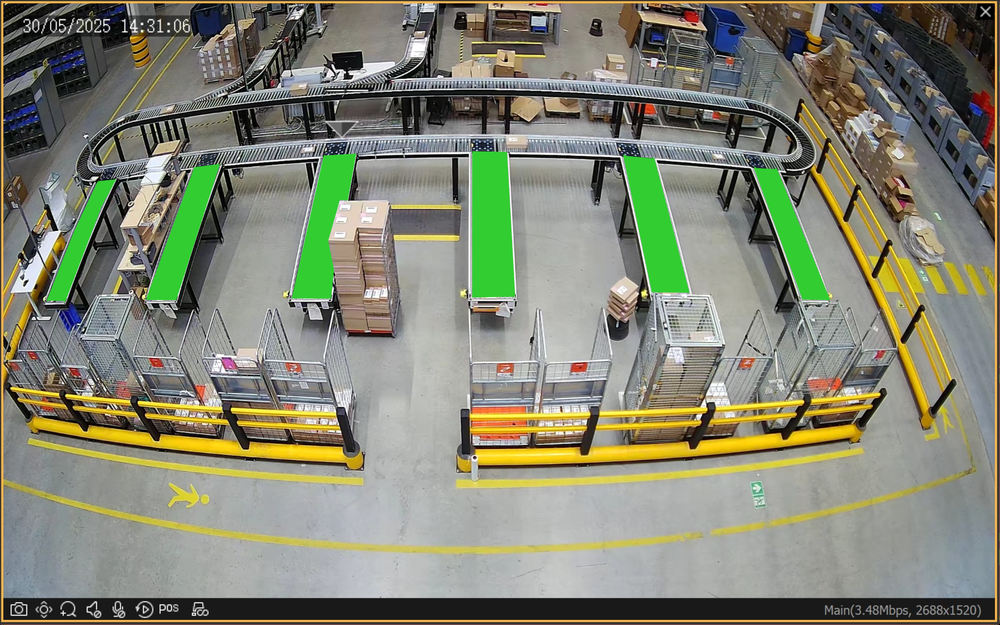
#> input picture python/app/assets/belt_mask.png, 1000 x 625 px, shrunk from 1920 x 1200 before the run
$ python maskLoader.py
#> lines starting #> are read from the running program, lines starting #| are printed output that depends on the picture; after the words box and inside, x2 and y2 are one past the last pixel; in counts of white or black regions, pixels touching at a corner belong together
import cv2
import numpy as np
from pathlib import Path
from skimage.measure import label

APP_DIR = Path(__file__).resolve().parent.parent
MASK_FILE = APP_DIR / "assets" / "belt_mask.png"

EXPECTED_SEGMENTS = 6

def load_region_masks():
    mask_img = cv2.imread(str(MASK_FILE))
#> mask_img is the input picture: shape (625, 1000, 3); mean B, G, R 115, 133.4, 130.8
    if mask_img is None:
        raise FileNotFoundError(
            f"Mask not found or unreadable: {MASK_FILE}. "
            "Check the assets folder is present in the image/container."
        )

    hsv = cv2.cvtColor(mask_img, cv2.COLOR_BGR2HSV)
#> hsv: shape (625, 1000, 3); mean H, S, V 57, 48.9, 140.4
    full_h, full_w = mask_img.shape[:2]
#> full_h = 625; full_w = 1000

    # Initial HSV range parameters for green
    base_lower = np.array([40, 50, 50])
    base_upper = np.array([80, 255, 255])

    # Iteratively adjust saturation/value lower bound
    for threshold in range(50, 200, 10):
        adjusted_lower = np.array([40, threshold, threshold])
        green_mask = cv2.inRange(hsv, adjusted_lower, base_upper)

        labeled_segments, num_segments = label(green_mask, return_num=True, connectivity=2)

        if num_segments == EXPECTED_SEGMENTS:
            region_masks = {
                f"segment_{label_id}": (labeled_segments == label_id)
                for label_id in range(1, num_segments + 1)
            }
            return region_masks, (full_w, full_h)
#> this loop made 11 passes
#> num_segments on passes 1 to 11: 81, 29, 17, 10, 11, 11, 12, 10, 9, 7, 6
#> pass 1, in load_region_masks, `green_mask = cv2.inRange(hsv, adjusted_lower, base_upper)`:
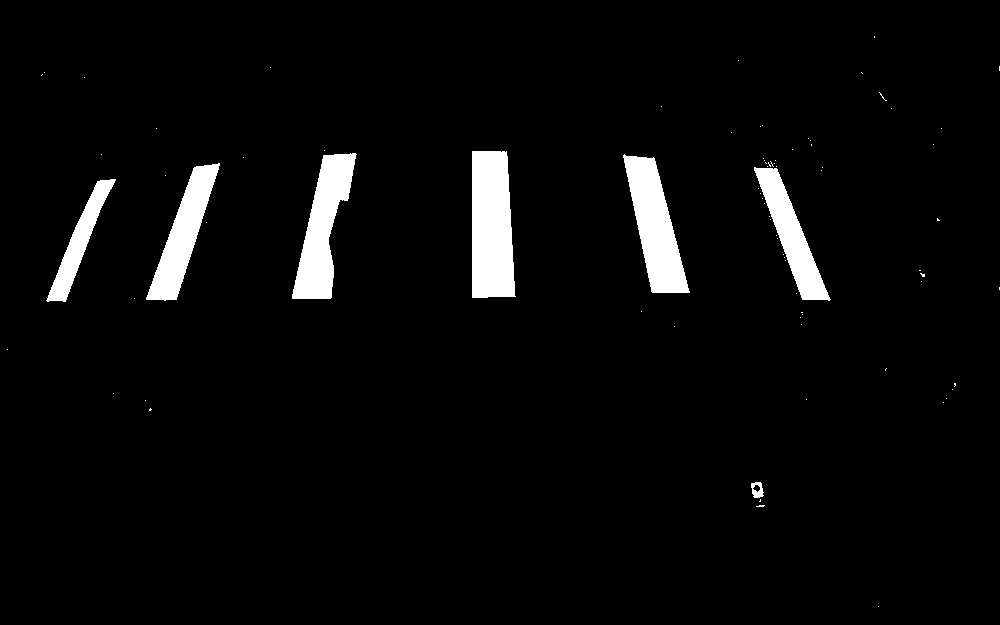
#> green_mask: shape (625, 1000); 4% white; 81 white regions (74 under 20 px), largest, box (x1, y1, x2, y2) and area: (472, 151, 516, 298) 5755, (623, 154, 690, 293) 4730, (292, 153, 357, 299) 4588
#> pass 1, in load_region_masks, `labeled_segments, num_segments = label(green_mask, return_num=True, co..`:
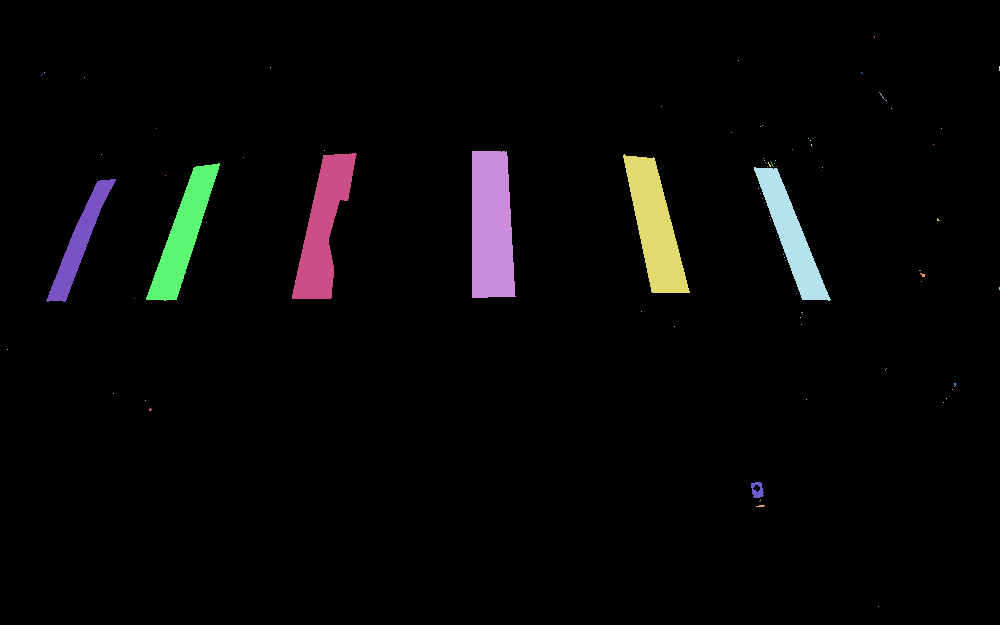
#> labeled_segments: shape (625, 1000) int64; 82 distinct labels, from 0 to 81; one colour per label, 0 black
#> pass 2, in load_region_masks, `labeled_segments, num_segments = label(green_mask, return_num=True, co..`:
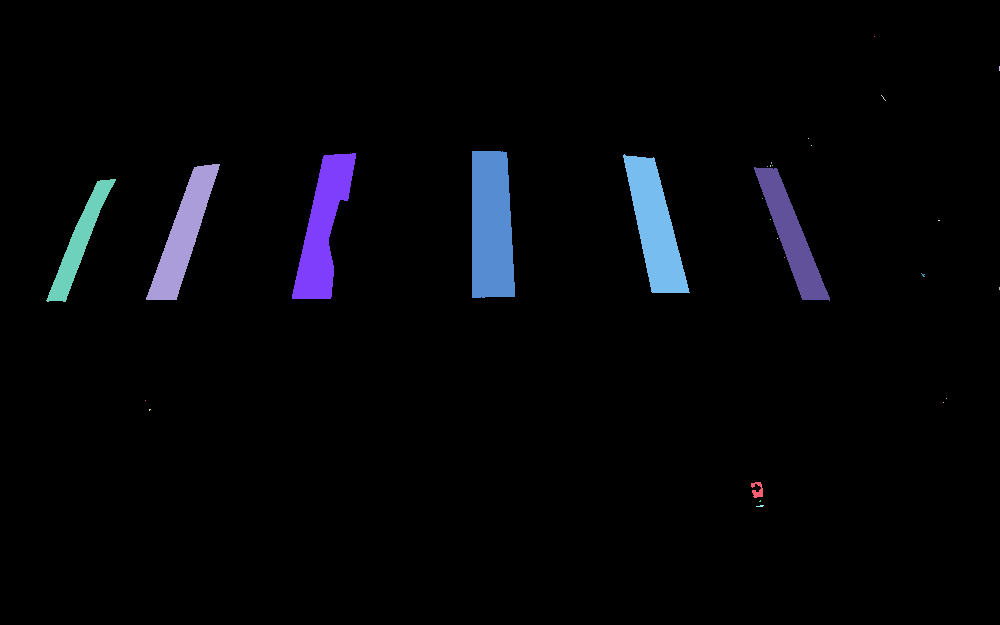
#> labeled_segments: shape (625, 1000) int64; 30 distinct labels, from 0 to 29; one colour per label, 0 black
#> after the loop:
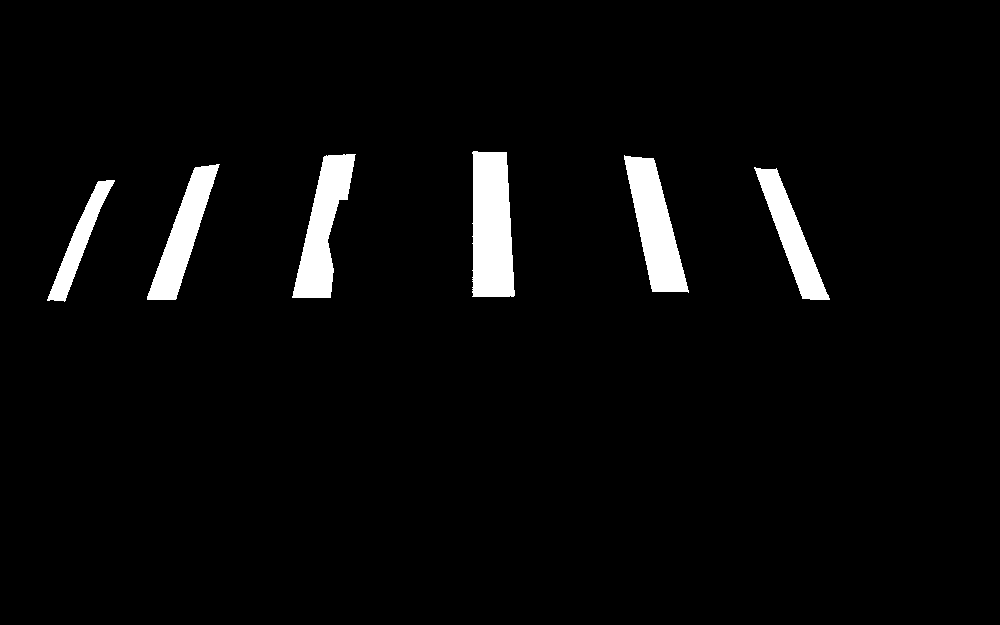
#> green_mask: shape (625, 1000); 3.7% white; 6 white regions, box (x1, y1, x2, y2) and area: (472, 151, 515, 297) 5501, (624, 155, 689, 293) 4529, (292, 154, 356, 298) 4354, (147, 164, 220, 300) 3628, (754, 167, 830, 300) 3240, (47, 180, 115, 302) 2096

    raise ValueError(
        f"Could not find exactly {EXPECTED_SEGMENTS} segments after iterative adjustments. "
        "Please verify the mask image manually."
    )

REGION_MASKS, FRAME_SIZE = load_region_masks()
#> REGION_MASKS = 6 items; FRAME_SIZE = (1000, 625)
